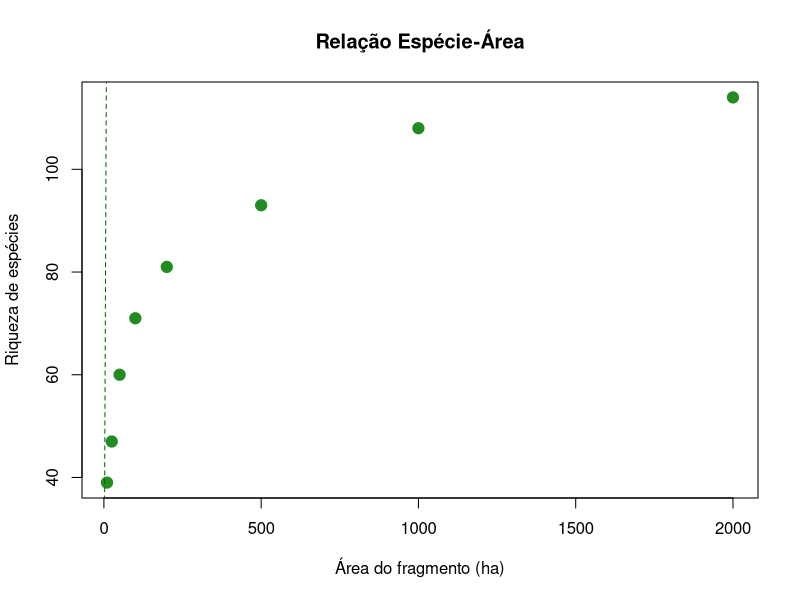

R code for this plot:
## ---- chunk 1
# Seu código R aqui
2 + 2
## ---- chunk 2
#| warning: false
#| message: false
#| fig-cap: "Distribuição hipotética de espécies por fragmento florestal"

# Dados simulados de riqueza de espécies em fragmentos
set.seed(42)
area_fragmento <- c(10, 25, 50, 100, 200, 500, 1000, 2000)
riqueza        <- round(15 * log(area_fragmento) + rnorm(8, 0, 3))

# Gráfico simples de relação espécie-área
plot(
  area_fragmento, riqueza,
  xlab = "Área do fragmento (ha)",
  ylab = "Riqueza de espécies",
  main = "Relação Espécie-Área",
  pch  = 19,
  col  = "forestgreen",
  cex  = 1.5
)

# Linha de tendência
abline(lm(riqueza ~ log(area_fragmento)), col = "darkgreen", lty = 2)
